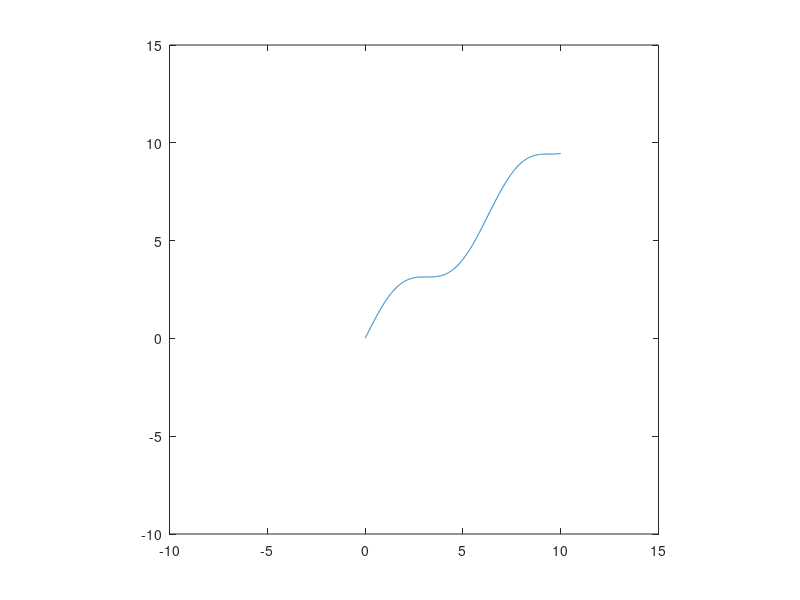

This chart was generated by the following MATLAB code:
x = 0.01:0.01:10;
xlabel ("x");
ylabel ("f (x)");
function res = f (x);
  res = sin(x)+x;
endfunction

plot(x,f (x));
axis([-10 15 -10 15], "equal");

a = 1
b = a + 0+0.01

function res = inner(p,q,a,b)
  res = quad(@(x) p(x).*q(x), a, b);
endfunction  

function A = create_matrix(f,n,a)
   b = a + 0.01
   
   for i = 1:n
      for j = 1:n
        A(i,j) = quad(@(x) (x-a).^(i+j-2),a,b);
      endfor
   endfor

endfunction

function v = create_vector(f, n, a)
  b = a + 0.01

   for i = 1:n
     v(i) = inner(@f, @(x) (x-a)^(i-1), a, b); 
   endfor

endfunction

n = 8

Maintrix = create_matrix(@f, n, a);
Maintor = create_vector(@f, n, a);

sol = Maintrix\Maintor';  

for i = 1:n
  sol(i) = sol(i)*factorial(i-1);
endfor
  
integ = quadv(@f,a,b)
